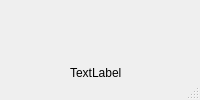
<?xml version="1.0" encoding="UTF-8"?>
<ui version="4.0">
 <class>MainWindow</class>
 <widget class="QMainWindow" name="MainWindow">
  <property name="windowTitle">
   <string>MainWindow</string>
  </property>
  <widget class="QWidget" name="centralwidget">
   <widget class="QWidget" name="">
    <property name="geometry">
     <rect>
      <x>70</x>
      <y>50</y>
      <width>181</width>
      <height>201</height>
     </rect>
    </property>
    <layout class="QVBoxLayout" name="verticalLayout">
     <item>
      <widget class="QLabel" name="label_2">
       <property name="text">
        <string>TextLabel</string>
       </property>
      </widget>
     </item>
     <item>
      <widget class="QLabel" name="label">
       <property name="mouseTracking">
        <bool>false</bool>
       </property>
       <property name="text">
        <string>TextLabel</string>
       </property>
      </widget>
     </item>
     <item>
      <widget class="QDial" name="dial"/>
     </item>
    </layout>
   </widget>
  </widget>
  <widget class="QMenuBar" name="menubar">
   <property name="geometry">
    <rect>
     <x>0</x>
     <y>0</y>
     <width>410</width>
     <height>21</height>
    </rect>
   </property>
  </widget>
  <widget class="QStatusBar" name="statusbar"/>
 </widget>
 <resources/>
 <connections/>
</ui>
